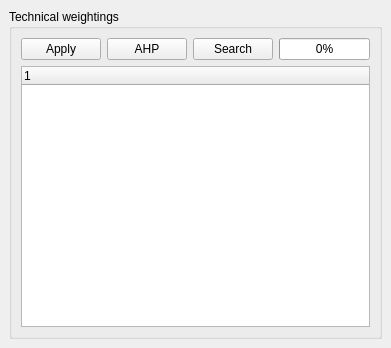
<?xml version="1.0" encoding="UTF-8"?>
<ui version="4.0">
 <class>technical_DockWidget</class>
 <widget class="QDockWidget" name="technical_DockWidget">
  <property name="geometry">
   <rect>
    <x>0</x>
    <y>0</y>
    <width>391</width>
    <height>348</height>
   </rect>
  </property>
  <property name="features">
   <set>QDockWidget::NoDockWidgetFeatures</set>
  </property>
  <property name="allowedAreas">
   <set>Qt::AllDockWidgetAreas</set>
  </property>
  <property name="windowTitle">
   <string/>
  </property>
  <widget class="QWidget" name="dockWidgetContents">
   <layout class="QVBoxLayout" name="verticalLayout_3">
    <item>
     <widget class="QGroupBox" name="technical_weighting_aspect_groupBox">
      <property name="title">
       <string>Technical weightings</string>
      </property>
      <layout class="QVBoxLayout" name="verticalLayout">
       <item>
        <layout class="QHBoxLayout" name="horizontalLayout">
         <item>
          <widget class="QPushButton" name="technicalApply_pushButton">
           <property name="maximumSize">
            <size>
             <width>100</width>
             <height>16777215</height>
            </size>
           </property>
           <property name="text">
            <string>Apply</string>
           </property>
          </widget>
         </item>
         <item>
          <widget class="QPushButton" name="technicalAHP_pushButton">
           <property name="text">
            <string>AHP</string>
           </property>
          </widget>
         </item>
         <item>
          <widget class="QPushButton" name="technicalSearch_pushButton">
           <property name="text">
            <string>Search</string>
           </property>
          </widget>
         </item>
         <item>
          <widget class="QProgressBar" name="progressBar">
           <property name="value">
            <number>0</number>
           </property>
           <property name="orientation">
            <enum>Qt::Horizontal</enum>
           </property>
           <property name="invertedAppearance">
            <bool>false</bool>
           </property>
          </widget>
         </item>
        </layout>
       </item>
       <item>
        <widget class="QTreeWidget" name="technical_weighting_aspect_treeWidget">
         <property name="alternatingRowColors">
          <bool>true</bool>
         </property>
         <property name="animated">
          <bool>true</bool>
         </property>
         <column>
          <property name="text">
           <string notr="true">1</string>
          </property>
         </column>
        </widget>
       </item>
      </layout>
     </widget>
    </item>
   </layout>
  </widget>
 </widget>
 <resources/>
 <connections/>
</ui>
